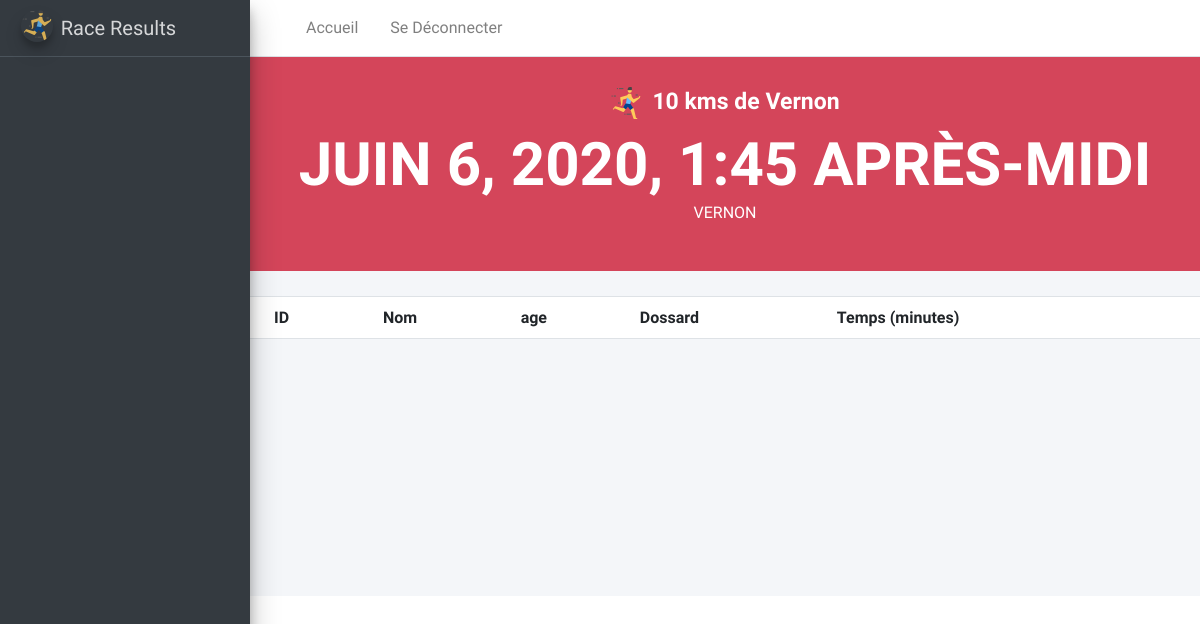
The page /results/race/3 (signed in) on the database as committed earlier.
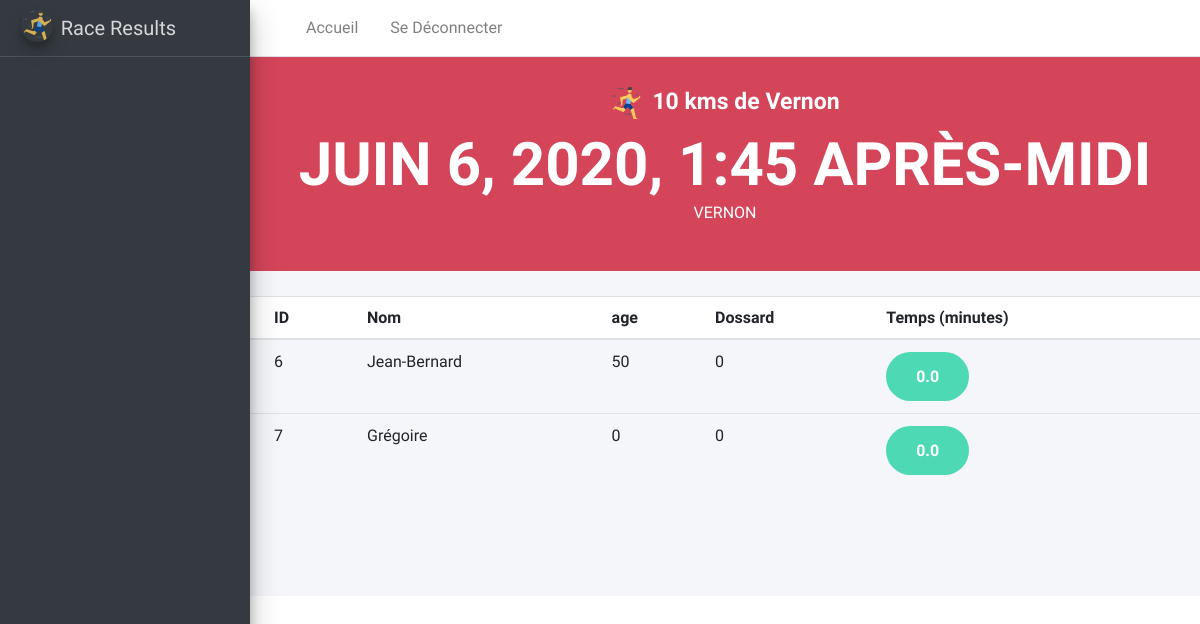
The same page on the database as committed later.
### resultats/models.py (models this page shows, shortened)
class Race(models.Model):
    name = models.CharField(max_length=100, verbose_name="Nom de la course")
    date = models.DateTimeField(default=timezone.now, verbose_name="Date de la course")
    city = models.CharField(max_length=100, verbose_name="ville de la course")
    address = models.CharField(max_length=100, verbose_name="Lieu du départ de la course")
    type = models.ForeignKey('RaceType', on_delete=models.CASCADE, default=0)
    runners = models.ManyToManyField("Runner", through='RunnerRace')
    class Meta:
        verbose_name = "Course"
        ordering = ['date']

class RunnerRace(models.Model):
    runner = models.ForeignKey(Runner, on_delete=models.PROTECT, verbose_name="Coureur")
    race = models.ForeignKey(Race, on_delete=models.PROTECT, verbose_name="Course")
    registerDate = models.DateTimeField(default=timezone.now, verbose_name="Date d'Inscription à la course")
    indications = models.TextField(max_length=100, verbose_name="Indications spécifiques avant course", default="", null=True)
    time = models.FloatField(verbose_name="temps de course pour ce coureur", default=0)
    bibNumber = models.IntegerField(verbose_name="Numéro de dossard du coureur", default=0)
    class Meta:
        unique_together = ['runner', 'race']

class Runner(models.Model):
    user = models.OneToOneField(User, on_delete=models.CASCADE, default=0)
    age = models.IntegerField(verbose_name="Age du coureur")
    registerDate = models.DateTimeField(default=timezone.now, verbose_name="Date d'Inscription")
    class Meta:
        verbose_name = "Coureur"

### resultats/views.py (the view)
# urls.py: path('race/<int:id_race>', views.race_results, name="race_results"),
@login_required()
def race_results(request, id_race):
    today = date.today()
    race = Race.objects.get(id=id_race)
    runners = RunnerRace.objects.filter(race=race).order_by('time')
    return render(request, 'resultats/race_results.html', locals())

### resultats/templates/resultats/race_results.html
{% extends "base.html" %}
{% block body %}
<div style="">
    <div class="hero-title">
        <h2><img src="../../../static/icons/runner.png" style="margin-right: 10px">{{ race.name}}</h2>
        <h1>{{ race.date}}</h1>
        <p>{{ race.city}}</p>
    </div>
</div>
     <div style="display: flex; justify-content: center; margin-top: 25px;">
    <div class="card-body table-responsive p-0" style="height: 300px;">
                <table class="table table-head-fixed text-nowrap">
                  <thead>
                    <tr>
                      <th>ID</th>
                      <th>Nom</th>
                      <th>age</th>
                      <th>Dossard</th>
                      <th>Temps (minutes)</th>
                    </tr>
                  </thead>
                     <tbody>
                    {% for r in runners.all %}
                        <tr>
                      <td>{{ r.id }}</td>
                      <td>{{ r.runner.user }}</td>
                      <td>{{ r.runner.age }}</td>
                      <td>{{ r.bibNumber     }}</td><td><span class="button btn-primary">{{ r.time }}</span></td>
                    </tr>
                   {% endfor %}
   </tbody>
                </table>
              </div>
    </div>
{% endblock %}

### templates/base.html (shortened to what this page needs)
{% include "header.html" %}
<html lang="en">
<head>
{% load static %}
  <link rel="stylesheet" href="https://code.ionicframework.com/ionicons/2.0.1/css/ionicons.min.css">
  <link rel="stylesheet" href="{% static 'adminlte.min.css' %}" type="text/css">
</head>
<body>
<div class="content-wrapper" style="min-height: 188px;">
{% block body %}{% endblock %}
</div>
{% include "aside.html" %}
</body>

### templates/header.html (shortened to what this page needs)
<nav class="main-header navbar navbar-expand navbar-white navbar-light">
    <ul class="navbar-nav">
        <li class="nav-item">
            <a class="nav-link" data-widget="pushmenu" href="#" role="button"></a>
        </li>
        <li class="nav-item d-none d-sm-inline-block">
            <a href="{% url "accueil" %}" class="nav-link">Accueil</a>
        </li>
        <li class="nav-item d-none d-sm-inline-block pull-right">
            <a href="{% url 'deconnexion' %}" class="nav-link">Se Déconnecter</a>
        </li>
    </ul>
</nav>

### templates/aside.html (shortened to what this page needs)
<aside class="main-sidebar sidebar-dark-primary elevation-4">
    {% load static %}
    <a href="index3.html" class="brand-link">
      <img src="{% static 'icons/runner.png' %}" alt="AdminLTE Logo" class="brand-image img-circle elevation-3" style="opacity: .8">
      <span class="brand-text font-weight-light">Race Results</span>
    </a>
  </aside>

Rows that differ between the two databases and show on the page:
added RunnerRace: id "6", runner.user "Jean-Bernard", runner.age "50", bibNumber "0", time "0.0"
added RunnerRace: id "7", runner.user "Grégoire", runner.age "0", bibNumber "0", time "0.0"
